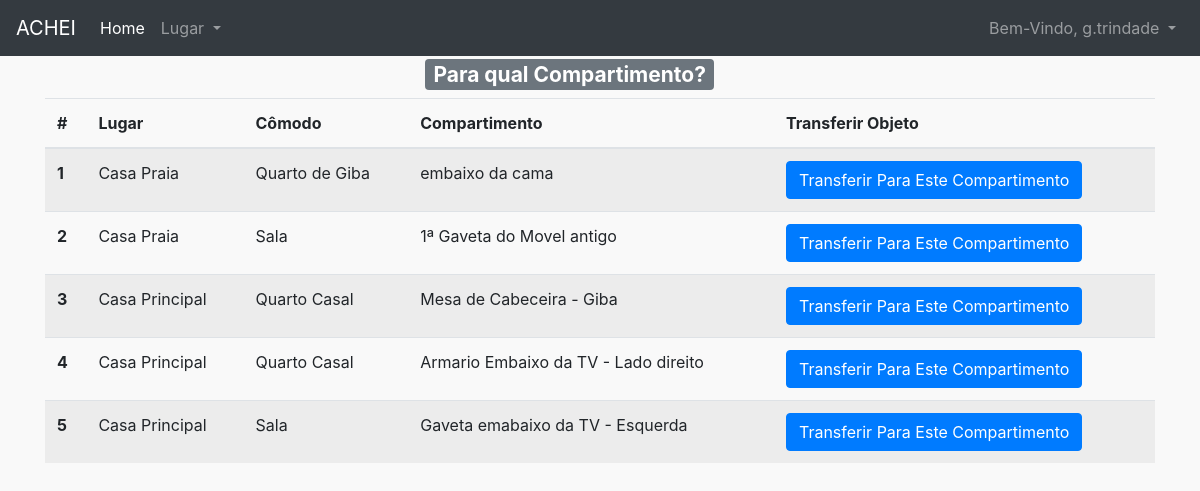
Page /transfere_objeto/2/ (signed in) on the committed database.
### users/models.py (models this page shows)
class CustomUser(AbstractUser):
	age = models.PositiveIntegerField(null=True, blank=True)

### achei/models.py (models this page shows, shortened)
class Compartimento(models.Model):
	comodo = models.ForeignKey(Comodo, on_delete = models.CASCADE,)
	nome = models.CharField(max_length=300)
	descricao = models.TextField()
	autor = models.ForeignKey(get_user_model(), on_delete = models.CASCADE,)

class Comodo(models.Model):
	lugar = models.ForeignKey(Lugar, on_delete = models.CASCADE,)
	nome = models.CharField(max_length=300)
	descricao = models.TextField()
	autor = models.ForeignKey(get_user_model(), on_delete = models.CASCADE,)
	def __str__(self):
		return self.nome

class Lugar(models.Model):
	nome = models.CharField(max_length=300)
	descricao = models.TextField()
	autor = models.ForeignKey(get_user_model(), on_delete = models.CASCADE,)
	def __str__(self):
		return self.nome

### achei/views.py (the view)
# urls.py: path('transfere_objeto/<int:pk>/', views.transfere_objeto, name="transfere_objeto"),
@login_required
def transfere_objeto(request, pk):
	objeto = Objeto.objects.get(pk=pk,autor = request.user)
	compartimentos = Compartimento.objects.filter(autor = request.user).order_by('comodo__lugar__nome', 'comodo__nome')
	return render(request, 'transfere_objeto.html', {'objeto': objeto, 'compartimentos':compartimentos})

### templates/transfere_objeto.html
{% extends 'base.html' %}
{% block content %}
<div class="container">
	<div class="row">
	    <div class="col">
	    </div>
	    <div class="col">
	      <h3><span class="badge badge-secondary">Para qual Compartimento?</span></h3>
	    </div>
	    <div class="col">
	    </div>
	</div>
		<table class="table table-striped">
		  <thead>
		    <tr>
		      <th scope="col">#</th>
		      <th scope="col">Lugar</th>
		      <th scope="col">Cômodo</th>
		      <th scope="col">Compartimento</th>
		      <th scope="col">Transferir Objeto</th>
		    </tr>
		  </thead>
		  <tbody>
	{% for compartimento in compartimentos %}
			<tr>
		      <th scope="row">{{forloop.counter}}</th>
		      <td>{{ compartimento.comodo.lugar }}</td>
		      <td>{{ compartimento.comodo }}</td>
		      <td>{{ compartimento.nome }}</td>
		      <td><a href="{% url 'efetuar_transferencia' pk=compartimento.pk obj=objeto.pk %}" class="btn btn-primary">Transferir Para Este Compartimento</a></td>
		    </tr>
	  {% endfor %}
		</table>
</div>
{% endblock content %}

### templates/base.html (shortened to what this page needs)
<!doctype html>
<html lang="pt-br">
  <head>
    <link rel="stylesheet" href="https://maxcdn.bootstrapcdn.com/bootstrap/4.0.0/css/bootstrap.min.css">
    <link rel="stylesheet" href="https://stackpath.bootstrapcdn.com/font-awesome/4.7.0/css/font-awesome.min.css">
  </head>
  <body style="background-color: #f9f9f9;">
  	<nav class="navbar navbar-expand-lg navbar-dark bg-dark">
  <a class="navbar-brand" href="#">ACHEI</a>
  <div class="collapse navbar-collapse" id="navbarSupportedContent">
    <ul class="navbar-nav mr-auto">
      <li class="nav-item active">
        <a class="nav-link" href="/">Home</a>
      </li>
      <li class="nav-item dropdown">
        <a class="nav-link dropdown-toggle" href="#" id="navbarDropdown" role="button" data-toggle="dropdown" aria-haspopup="true" aria-expanded="false">
          Lugar
        </a>
      </li>
    </ul>
    {% if user.is_authenticated %}
          <ul class="navbar-nav ml-auto">
            <li class="nav-item">
              <a class="nav-link dropdown-toggle" href="#" id="userMenu" data-toggle="dropdown" aria-haspopup="true" aria-expanded="false">
                Bem-Vindo, {{ user.username }}
              </a>
            </li>
          </ul>
        {% endif %}
  </div>
</nav>
  	{% block content %}
  	{% endblock content %}
  </body>
</html>

### rows in the picture
CustomUser: username "g.trindade"
Compartimento: comodo.lugar "Casa Praia", comodo "Quarto de Giba", nome "embaixo da cama"
Compartimento: comodo.lugar "Casa Praia", comodo "Sala", nome "1ª Gaveta do Movel antigo"
Compartimento: comodo.lugar "Casa Principal", comodo "Quarto Casal", nome "Mesa de Cabeceira - Giba"
Compartimento: comodo.lugar "Casa Principal", comodo "Quarto Casal", nome "Armario Embaixo da TV - Lado direito"
Compartimento: comodo.lugar "Casa Principal", comodo "Sala", nome "Gaveta emabaixo da TV - Esquerda"
